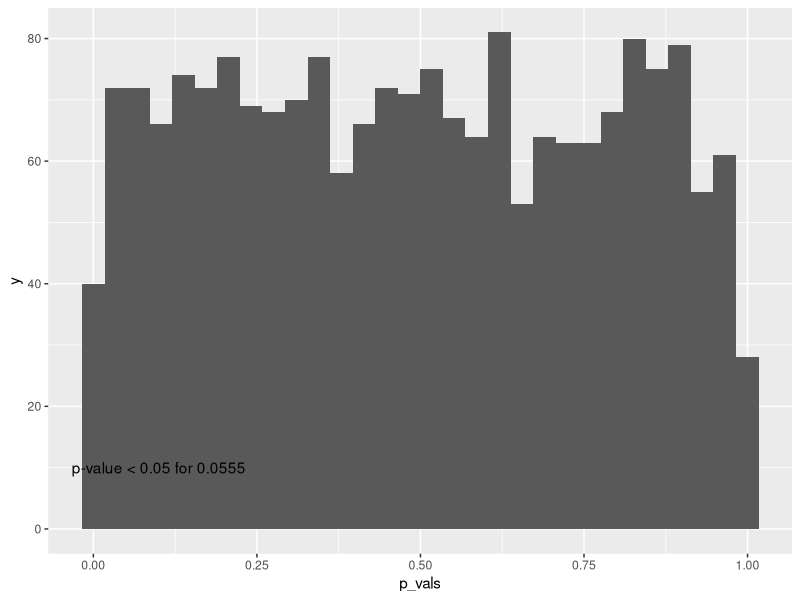
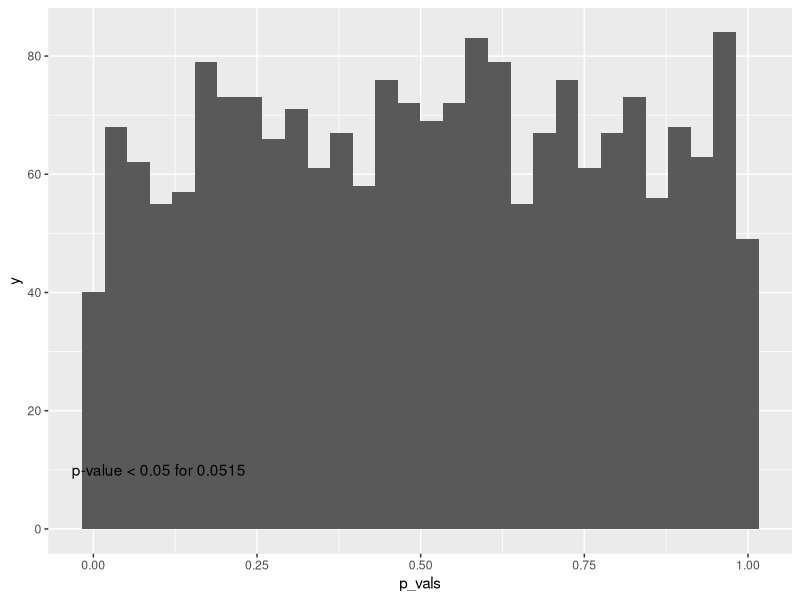
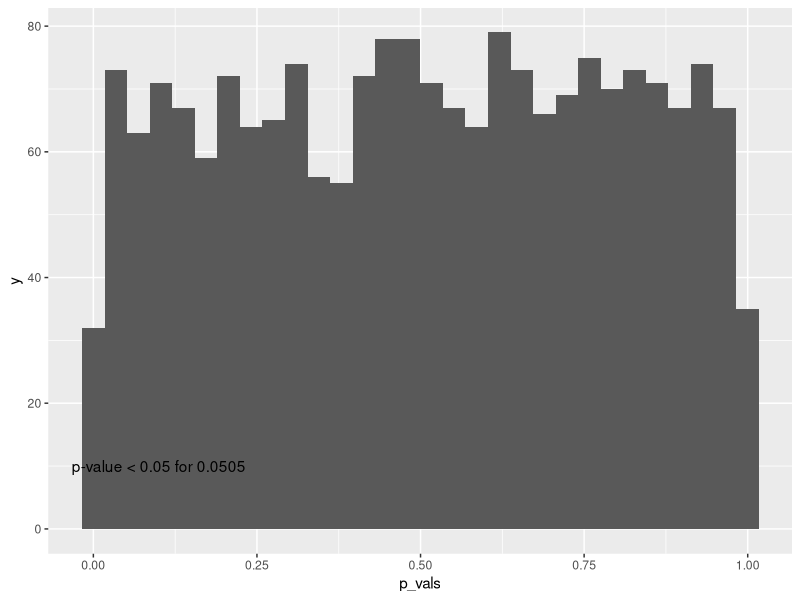
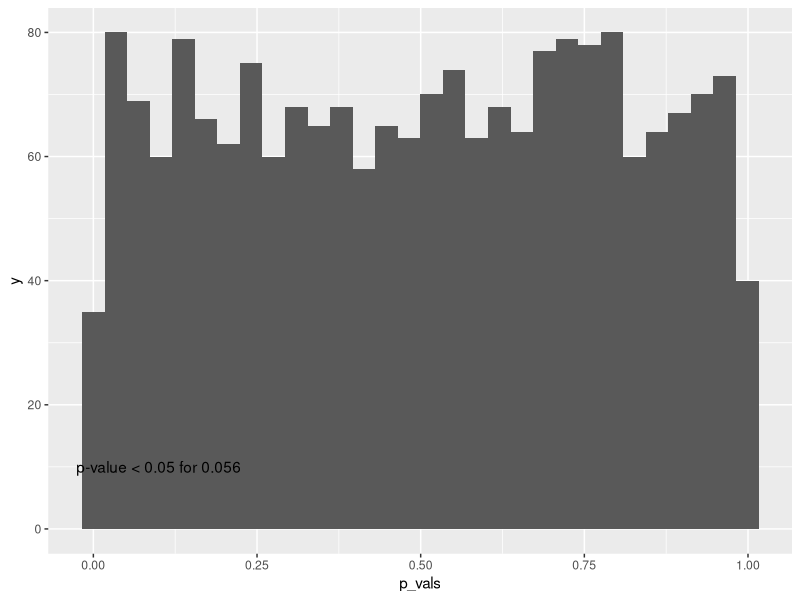
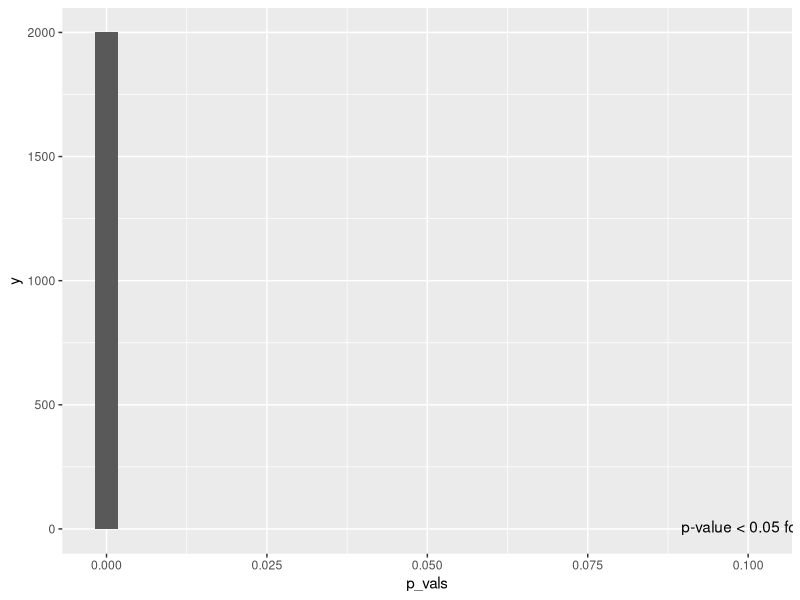
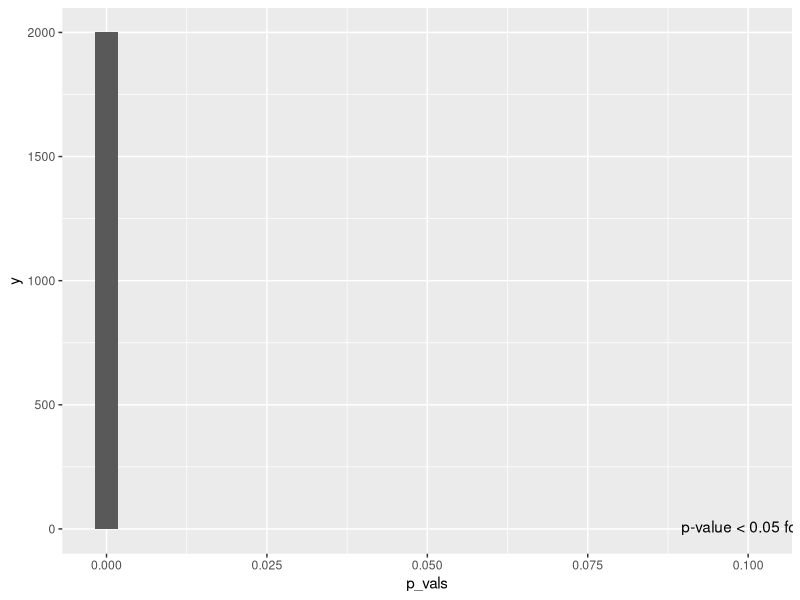
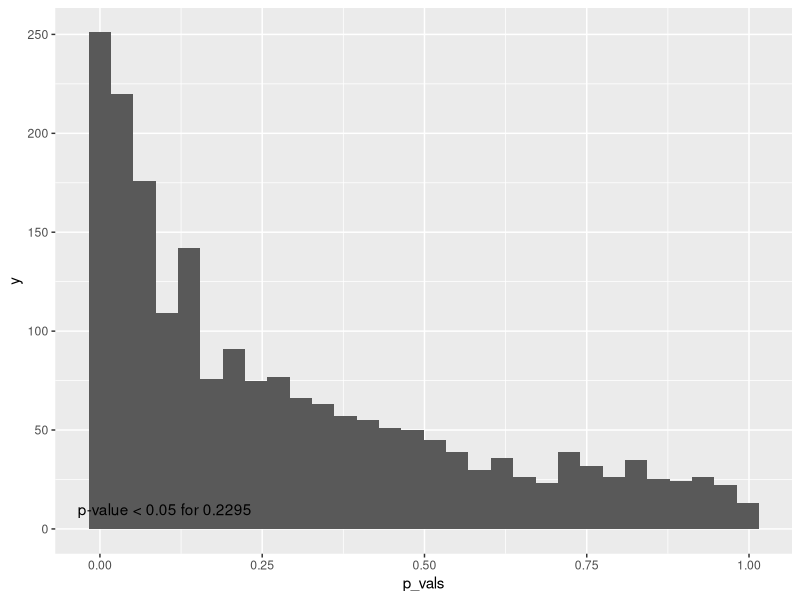
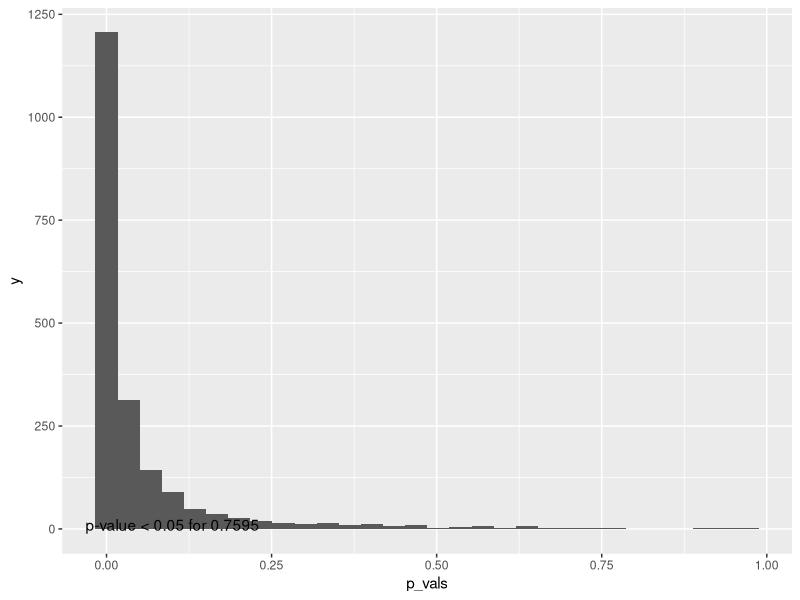

Generate these figures, in order, with R: (Note: a time limit stopped this script after it produced the figures.)
## ---- chunk 1
library(tidyverse)
library(stringr)

gen_groups <- function(group_size, y_mean, x_values) {
  y <- unlist(map2(group_size, y_mean, rnorm))
  x <- rep(x_values, group_size)
  data.frame(x,y)
}

p_val_from_anova_no_intercept<- function(data) {
    model <- anova(lm(y~x-1, data = data))
    model[1,5]
}

p_val_from_anova_with_intercept <- function(data) {
    model <- anova(lm(y~x, data = data))
    model[1,5]
}


check_power <- function(N, group_size, y_means, x_values, p_value_extractor = p_val_from_anova_with_intercept) {
  gen_data_and_get_p <- function(...) {
    gen_groups(group_size, y_means, x_values) %>% p_value_extractor
  }
  p_vals <- map_dbl(1:N, gen_data_and_get_p)
  power <-  sum(p_vals <= 0.05)/N
  ggplot() + aes(p_vals) + geom_histogram() +
      annotate("text", x = 0.1, y = 10, label= str_interp("p-value < 0.05 for ${power}"))
}
## ---- chunk 2
sizes_balanced = c(333, 333, 333)
sizes_unbalanced_1 = c(200,500,300)
sizes_unbalanced_2 = c(100,800,100)
sizes_unbalanced_3 = c(800,100,100)
#sizes_unbalanced_4 = c(100,200,100)

means_different = c(0,1,0)
means_very_different = c(0,10,0)
means_same = c(0,0,0)
means_slightly_different = c(0,0.1,0)
x_values = c("a","b","c")
N = 2000

## ---- chunk 3
check_power(N, sizes_balanced, means_same, x_values)
#means are same we should really accept H_0, so we don't calculate power here
## ---- chunk 4
check_power(N, sizes_unbalanced_1, means_same, x_values)
## ---- chunk 5
check_power(N, sizes_unbalanced_2, means_same, x_values)
## ---- chunk 6
check_power(N, sizes_unbalanced_3, means_same, x_values)
## ---- chunk 7
check_power(N, sizes_balanced, means_very_different, x_values)
## ---- chunk 8
check_power(N, sizes_balanced, means_different, x_values)
## ---- chunk 9
check_power(N, sizes_balanced, means_slightly_different, x_values)
## ---- chunk 10
check_power(N, sizes_balanced, means_slightly_different*2, x_values)
## ---- chunk 11
check_power(N, sizes_unbalanced_1, means_slightly_different*2, x_values)
## ---- chunk 12
check_power(N, sizes_unbalanced_2, means_slightly_different*2, x_values)
## ---- chunk 13
check_power(N, sizes_unbalanced_2, means_slightly_different*3, x_values)
## ---- chunk 14
check_power(N, sizes_unbalanced_1, means_different, x_values)
